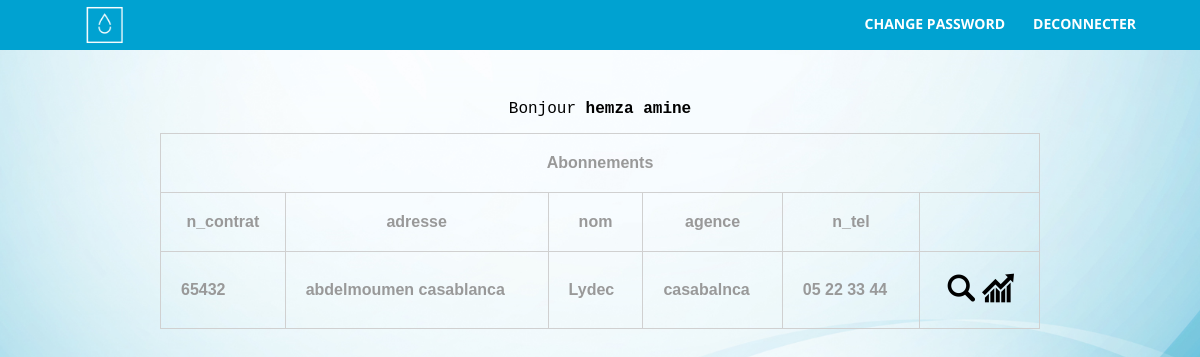
Page /client/index.php (signed in) on the committed database.
### tables this page shows
CREATE TABLE `client` (
  `idClient` int(255) NOT NULL,
  `nom` varchar(45) DEFAULT NULL,
  `n_tel` varchar(20) DEFAULT NULL,
  `sex` varchar(1) DEFAULT NULL,
  `account` int(255) DEFAULT NULL
);

CREATE TABLE `abonnement` (
  `idAbonnement` int(255) NOT NULL,
  `adresse` varchar(255) DEFAULT NULL,
  `file` varchar(45) DEFAULT NULL,
  `n_contrat` varchar(45) DEFAULT NULL,
  `client` int(255) DEFAULT NULL,
  `distributeur` int(255) DEFAULT NULL
);

CREATE TABLE `distributeur` (
  `idDistributeur` int(255) NOT NULL,
  `nom` varchar(45) NOT NULL,
  `adresse` varchar(45) DEFAULT NULL,
  `agence` varchar(45) DEFAULT NULL,
  `n_tel` varchar(45) DEFAULT NULL,
  `freq_visite` int(11) NOT NULL
);

### client/index.php (the view, shortened to what this page needs)
<?PHP
$username = $_SESSION['username'];
$sql_query_1="SELECT idClient,nom FROM account LEFT JOIN client ON client.account = account.idAccount WHERE account.username = '$username' ";
$result_set_1=mysql_query($sql_query_1);
while($row=mysql_fetch_row($result_set_1))
{
	$idClient = $row[0];
	$nomClient = $row[1];
}
$sql_query="SELECT abonnement.n_contrat, abonnement.adresse ,distributeur.nom,distributeur.agence,distributeur.n_tel,abonnement.idAbonnement FROM abonnement LEFT JOIN distributeur ON abonnement.distributeur = distributeur.idDistributeur WHERE abonnement.client = $idClient order by distributeur.nom desc";
$result_set=mysql_query($sql_query);
?>
<!DOCTYPE html>
<html>
<head>
	<link rel="stylesheet" href="../public/css/style.css" type="text/css" />
</head>
<body>
	<center>
		<div id="header">
			<div id="content">
				<div id='cssmenu'>
     <a href="../"><img src="../public/img/logo-white.png" style="width: 50px; height: 50px; float: left; margin-left: 30px" /></a>
					<form id='logout' action='../logout-submit.php' method='post' accept-charset='UTF-8'>
						<input type="submit" class="login-button" value="Deconnecter"></input>
					</form>
					<button id="myBtn" class="login-button">Change Password</button>
				</div>
			</div>
		</div>
		<div id="body">
			<div id="content">
				<div style="padding-bottom: 15px;">
					<t1>Bonjour <strong><?php  echo $nomClient; ?></strong><t1>
					</div>
<table align="center">
	<tr>
		<td align="center" colspan="6">Abonnements</td>
	</tr>
	<th>n_contrat</th>
	<th>adresse</th>
	<th>nom</th>
	<th>agence</th>
	<th>n_tel</th>
	<th></th>
<?php
while($row=mysql_fetch_row($result_set))
{
	?>
	<tr>
		<td><?php echo $row[0]; ?></td>
		<td><?php echo $row[1]; ?></td>
		<td><?php echo $row[2]; ?></td>
		<td><?php echo $row[3]; ?></td>
		<td><?php echo $row[4]; ?></td>
		<td align="center">
			<a href="factures.php?idAbonnement=<?php echo $row[5]; ?>"><img src="../public/img/find.png" align="EDIT" /></a>
			<a href="statistics.php?idAbonnement=<?php echo $row[5]; ?>"><img src="../public/img/statistics.png" align="EDIT" />
		</td>
	</tr>
	<?php
}
?>
</table>
</div>
</div>
</center>
</body>
</html>

### public/css/style.css (style rules this page uses)
* { margin:0; padding:0; }
html { margin:0; padding:0; background: url(../img/blue.PNG) no-repeat center fixed; -webkit-background-size: cover; background-size: cover; }
body { font-family:"Courier New", Courier, monospace; }
#header { width:100%; height:50px; background:#00a2d1; color:#f9f9f9; font-family:"Lucida Sans Unicode", "Lucida Grande", sans-serif; font-size:35px; text-align:center; }
#header a { color:#fff; text-decoration:blink; }
#body { margin-top:50px; }
#content { padding-left: 50px; padding-right: 50px; }
table { width:80%; font-family:Tahoma, Geneva, sans-serif; font-weight:bolder; color:#999; margin-bottom:80px; }
table a { text-decoration:none; color:#00a2d1; }
table,td,th { border-collapse:collapse; border:solid #d0d0d0 1px; padding:20px; }
#cssmenu { background: #00a2d1; width: auto; }
.login-button { float: right; padding: 14px; background-color: Transparent; background-repeat: no-repeat; border: none; cursor: pointer; overflow: hidden; outline: none; font-family: 'Open Sans', sans-serif; font-weight: 700; text-transform: uppercase; font-size: 14px; color: white; }

### rows in the picture
client: nom "hemza amine"
abonnement: n_contrat "65432", adresse "abdelmoumen casablanca", distributeur.nom "Lydec", distributeur.agence "casabalnca", distributeur.n_tel "05 22 33 44"
